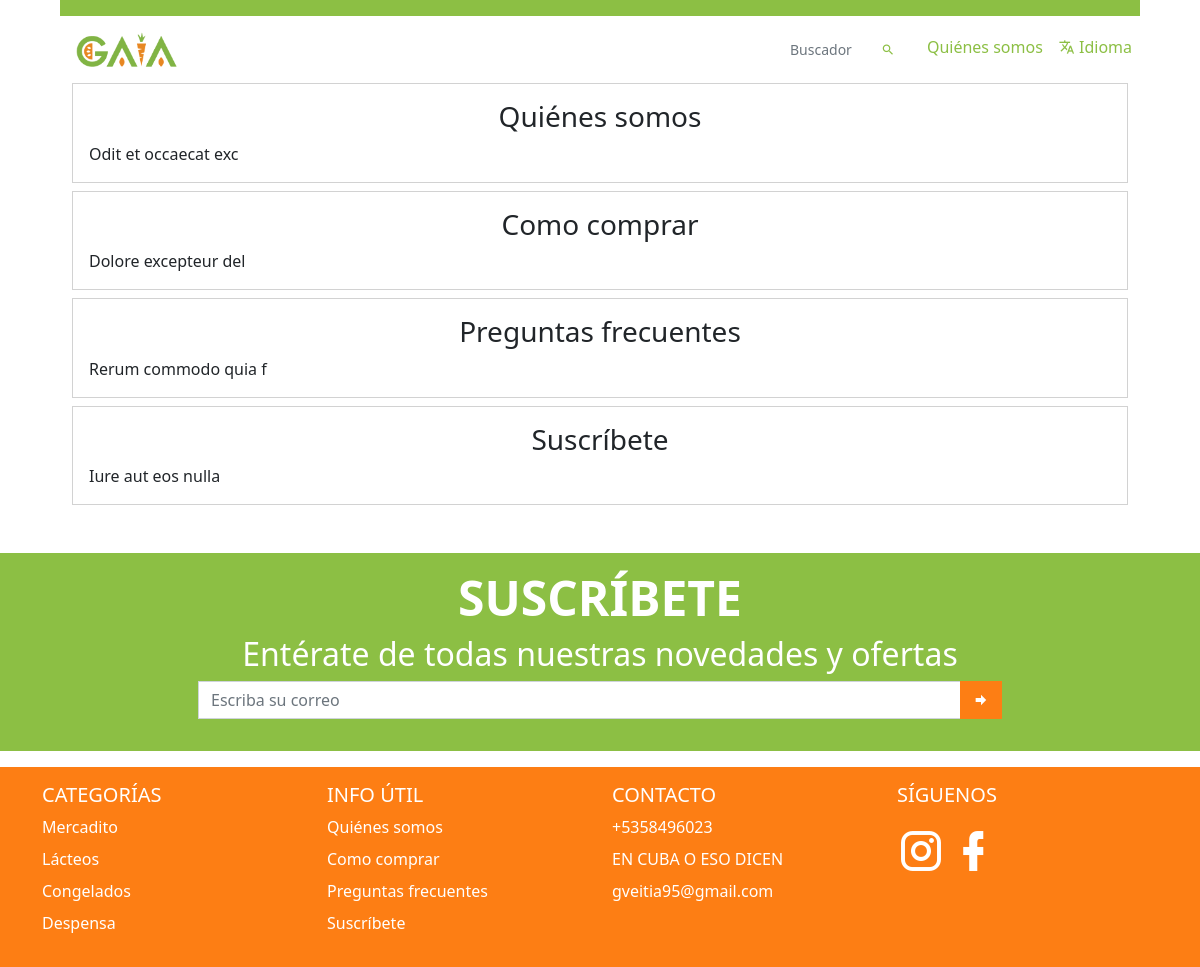
Page /info/ on the earlier database version.
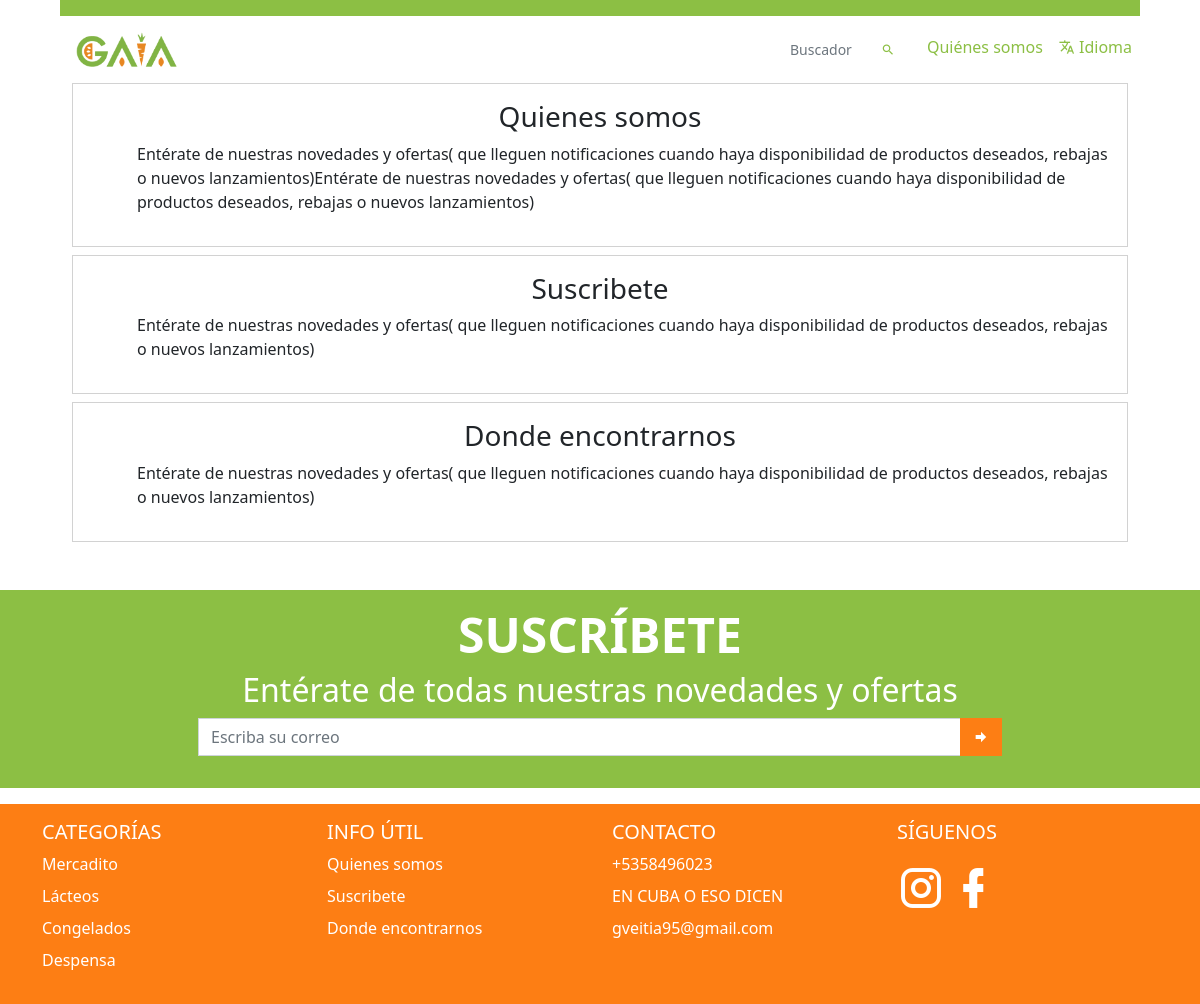
Same page on the later database version.
### app_main/models.py (models this page shows, shortened)
class GeneralData(models.Model):
    logo = models.ImageField(upload_to='datos_generales/logo', verbose_name='Logo')
    img_principal = models.ImageField(upload_to='datos_generales/img_principal', verbose_name='Imagen Principal')
    enterprise_name = models.CharField(max_length=100, verbose_name='Nombre de la empresa')
    enterprise_address = models.CharField(max_length=100, verbose_name='Dirección de la empresa', null=True, blank=True)
    email = models.EmailField('Correo', unique=True,
                              error_messages={'unique': 'Este correo ya existe'})
    phone_number = models.CharField(validators=[phone_regex], max_length=17, unique=True, error_messages={
        'unique': 'Ya este teléfono está registrado'
    }, verbose_name='Celular', null=True, blank=True)
    facebook = models.URLField(verbose_name='Link de Facebook', null=True, blank=True)
    instagram = models.URLField(verbose_name='Link de Instagram', null=True, blank=True)
    def logo_tag(self):
        if self.logo:
            return mark_safe(f'<img src="{self.logo.url}" class="agrandar" width="45" height="45" />')
        return mark_safe(f'<img src="{STATIC_URL}img/empty.png" class="agrandar" width="45" height="45" />')
    logo_tag.short_description = 'Logo'
    def logo_link(self):
        return mark_safe(f'<a href="{self.logo.url}"> {self.logo_tag()}</a>')
    logo_link.short_description = 'Logo'
    def img_principal_tag(self):
        if self.logo:
            return mark_safe(f'<img src="{self.img_principal.url}" class="agrandar" height="45" />')
        return mark_safe(f'<img src="{STATIC_URL}img/empty.png" class="agrandar" width="45" height="45" />')
    img_principal_tag.short_description = 'Img principal'
    def img_principal_link(self):
        return mark_safe(f'<a href="{self.img_principal.url}"> {self.img_principal_tag()}</a>')
    img_principal_link.short_description = 'Img principal'
    class Meta:
        verbose_name = 'Datos Generales'
        verbose_name_plural = verbose_name

class InfoUtil(models.Model):
    title = models.CharField('Título', max_length=100)
    text = RichTextField("Contenido")
    class Meta:
        verbose_name = 'Información útil'
        verbose_name_plural = 'Informaciones útiles'
    def text_tag(self):
        return mark_safe(self.text)
    text_tag.short_description = 'Texto'

class Category(models.Model):
    description = models.TextField(verbose_name='Descripción', null=True, blank=True)
    name = models.CharField(max_length=100, verbose_name='Nombre')
    image = models.ImageField(upload_to='product/img', verbose_name='Imagen Principal', null=True)
    class Meta:
        verbose_name = 'Categoría'
        verbose_name_plural = 'Categorías'
    def img_link(self):
        if self.image:
            return mark_safe(
                f'<a href="{self.image.url}"><img src="{self.image.url}" class="agrandar mb-2 mr-2" '
                f'width="40" height="40" /></a>')
        return mark_safe(
            f'<a href="{STATIC_URL}img/empty.png"><img src="{STATIC_URL}img/empty.png" class="agrandar mb-2 mr-2" '
            f'width="40" height="40" /></a>')
    img_link.short_description = 'Imagen'

### app_main/views.py (the view)
# urls.py: path('info/', InfoView.as_view(), name='info'),
class InfoView(generic.ListView, BaseView):
    template_name = 'info.html'
    model = InfoUtil
    def get_queryset(self):
        qs = super(InfoView, self).get_queryset()
        qs = qs.filter(title__icontains=self.request.GET.get('search', ''))
        return qs
    def get_context_data(self, *, object_list=None, **kwargs):
        context = super().get_context_data()
        context.update(self.get_my_context_data())
        context['title'] = 'Informaciones'
        return context

### app_cart/cart.py (called while the page is built)
    def all(self, ):
        return list(self.session[settings.CART_SESSION_ID].values())

### app_main/views.py (called while the page is built)
    def get_my_context_data(self, **kwargs):
        cart = Cart(self.request)
        print('products_in_cart', json.dumps(cart.all(), indent=3))
        print('products_in_cart', cart.all())
        c_x_p = len(cart.all())
        print(c_x_p)
        return {
            'icon': settings.BUSINESS_LOGO_PATH,
            'title': settings.BUSINESS_NAME,
            'logo': settings.BUSINESS_NAME_IMG_PATH,
            'banner': settings.BUSINESS_BANNER,
            'business': GeneralData.objects.first() if GeneralData.objects.exists() else {},
            'products_in_cart': cart.all(),
            'total_price': '',
            'infoUtil_list': InfoUtil.objects.all(),
            'all_categories': Category.objects.all(),
            'host': 'http://' + self.request.get_host() + '/'
        }

### app_main/templates/info.html (shortened to what this page needs)
{% extends 'startpage.html' %}
{% load static %}
{% block navbar %}
    <nav class="navbar bg-semi-success"></nav>
    <nav class="navbar bg-white navbar-expand-sm">
        <ul class="navbar-nav">
            <li class="nav-item">
                <div class="nav-link">
                    <a href="{% url 'index' %}"><img
                            src="{% if business.img_principal %} {{ business.img_principal.url }} {% else %} {% static logo %} {% endif %}"
                            class="ps-2" alt="gaia" height="35"></a>
                </div>
            </li>
        </ul>
        <ul class="navbar-nav ms-auto ">
            <li class="nav-item">
                <div class="nav-link">
                    <form action="{% url 'info' %}">
                        <div class="input-group input-group-sm pe-2">
                            <input type="search" class="form-control text-end border-0 ps-0 rounded-0"
                                   placeholder="Buscador"
                                   aria-label="Example text with button addon"
                                   aria-describedby="button-addon1" name="search">
                            <button class="btn border-0" type="submit" id="button-addon1"><i
                                    class="mdi mdi-magnify text-semi-success"></i></button>
                        </div>
                    </form>
                </div>
            </li>
            <li class="nav-item">
                <a class="nav-link text-semi-success pe-2 text-end {% if active == 'project' %} active {% endif %}"
                   href="{% url 'info' %}">Quiénes somos</a>
            </li>
            <li class="nav-item">
                <a class="nav-link text-semi-success pe-2 text-end {% if active == 'project' %} active {% endif %}"
                   href="#"><i class="mdi mdi-translate"></i> Idioma</a>
            </li>
        </ul>
    </nav>
{% endblock %}
{% block content %}
    <div class=" mx-auto">
        {% for object in object_list %}
            <div class="info card mb-2 rounded-0" id="{{ object.id }}">
                <div class="card-body">
                    <h3 class="text-center card-title">{{ object.title }}</h3>
                    {{ object.text_tag }}
                </div>
            </div>
        {% endfor %}
    </div>
{% endblock %}

### app_main/templates/startpage.html (shortened to what this page needs)
{% extends 'body.html' %}
{% load cart_tag %}
{% load widget_tweaks %}
{% load static %}
{% block head %}
    <link rel="stylesheet" href="{% static 'lib/button_add_to_cart/style.css' %}">
    <link rel="stylesheet" href="{% static 'lib/bootstrap-touchspin/jquery.bootstrap-touchspin.min.css' %}">
{% endblock %}

### templates/body.html (shortened to what this page needs)
{% extends 'base.html' %}
{% load static %}
{% block body %}
    <body class="">
    <div class="wrapper mx-auto" style="width: 90%">
        {% block navbar %}{% endblock %}
        <div class="content">
            <div class="container-fluid">
                {% block content %}
                {% endblock %}
            </div>
        </div>
    </div>
    {% include 'footer.html' %}
    </body>
{% endblock %}

### templates/base.html (shortened to what this page needs)
{% load static %}
<!DOCTYPE html>
<html lang="en">
<head>
    <link rel="stylesheet" href="{% static 'lib/material-icons/css/icons.min.css' %}">
    <link href="https://cdn.jsdelivr.net/npm/bootstrap@5.2.2/dist/css/bootstrap.min.css" rel="stylesheet"
>
    <link href="https://cdn.jsdelivr.net/npm/select2@4.1.0-rc.0/dist/css/select2.min.css" rel="stylesheet"/>
    <link rel="stylesheet" href="{% static 'lib/sweetalert2/sweetalert2.min.css' %}">
    <link rel="stylesheet" href="{% static 'lib/jquery-confirm-v3.3.4/jquery-confirm.min.css' %}">
    <link rel="stylesheet" href="{% static 'css/custom_styles.css' %}">
    <link rel="stylesheet" href="{% static 'css/loader.css' %}">
    <link rel="stylesheet" href="{% static 'lib/go_to_top_button/style.css' %}">
    {% block head %}
    {% endblock %}
</head>
{% block body %}
{% endblock %}
</html>

### templates/footer.html (shortened to what this page needs)
{% load static %}
<footer class="bd-footer mt-5 bg-semi-success">
    <div class="mx-auto py-3 w-75 px-md-5 px-0">
        <h1 class="text-center text-white text-uppercase display-5 fw-bold user-select-none">suscríbete</h1>
        <h2 class="text-white text-center ">Entérate de todas nuestras novedades y ofertas</h2>
        <form action="" method="post" id="suscriptor-form">
            <div class="input-group mb-3">
                <input type="email" name="email" class="form-control rounded-0" placeholder="Escriba su correo"
                       aria-label="Recipient's username" required aria-describedby="button-addon2"
                       id="suscriptor-email">
                <button class="btn bg-orange rounded-0" type="submit" id="button-addon2"><i
                        class="mdi mdi-arrow-right-bold"></i>
                </button>
            </div>
        </form>
    </div>
</footer>
<footer class="bd-footer mt-3 bg-orange">
    <div class="container pt-3">
        <div class="row">
            <div class="col-6 col-md-3  mb-3">
                <h5>CATEGORÍAS</h5>
                <ul class="list-unstyled">
                    {% for category in all_categories %}
                        <li class="mb-2"><a href="#" class="text-decoration-none text-white">{{ category.name }}</a>
                        </li>
                    {% endfor %}
                </ul>
            </div>
            <div class="col-6 col-md-3  mb-3">
                <h5>INFO ÚTIL</h5>
                <ul class="list-unstyled">
                    {% for info in infoUtil_list %}
                        <li class="mb-2"><a href="{% url 'info' %}#{{ info.id }}" class="text-decoration-none text-white">{{ info.title }}</a></li>
                    {% endfor %}
                </ul>
            </div>
            <div class="col-6 col-md-3  mb-3">
                <h5>CONTACTO</h5>
                <ul class="list-unstyled">
                    <li class="mb-2"><a href="#" class="text-decoration-none text-white">{{ business.phone_number }}</a>
                    </li>
                    <li class="mb-2"><a href="#"
                                        class="text-decoration-none text-white">{{ business.enterprise_address }}</a>
                    </li>
                    <li class="mb-2"><a href="#" class="text-decoration-none text-white">{{ business.email }}</a></li>
                </ul>
            </div>
            <div class="col-6 col-md-3  mb-3">
                <h5>SÍGUENOS</h5>
                <div>
                    <a href="{{ business.instagram }}"><i class="mdi mdi-instagram mdi-48px text-white"></i></a>
                    <a href="{{ business.facebook }}"><i class="mdi mdi-facebook mdi-48px text-white"></i></a>
                </div>
            </div>
        </div>
    </div>
</footer>

### templates/sidebar_right.html (shortened to what this page needs)
        {% load cart_tag %}

### static/css/custom_styles.css (style rules this page uses)
.bg-semi-success { background-color: #8cbf44; }
.text-semi-success { color: #8cbf44; }
.bg-orange { background-color: #fd7e14 !important; border-color: #fd7e14; color: #fff }

Differences in the rows shown:
removed InfoUtil: title "Como comprar", text_tag "Dolore excepteur del"
removed InfoUtil: title "Preguntas frecuentes", text_tag "Rerum commodo quia f"
removed InfoUtil: title "Suscríbete", text_tag "Iure aut eos nulla"
changed InfoUtil: title "Quiénes somos" → "Quienes somos"; text_tag "Odit et occaecat exc" → "Entérate de nuestras novedades y ofertas( que lleguen notificaciones cuando haya disponibilidad de productos deseados, rebajas o nuevos lanzamientos)Entérate de nuestras novedades y ofertas( que lleguen notificaciones cuando haya disponibilidad de productos deseados, rebajas o nuevos lanzamientos)"
added InfoUtil: title "Suscribete", text_tag "Entérate de nuestras novedades y ofertas( que lleguen notificaciones cuando haya disponibilidad de productos deseados, rebajas o nuevos lanzamientos)"
added InfoUtil: title "Donde encontrarnos", text_tag "Entérate de nuestras novedades y ofertas( que lleguen notificaciones cuando haya disponibilidad de productos deseados, rebajas o nuevos lanzamientos)"
